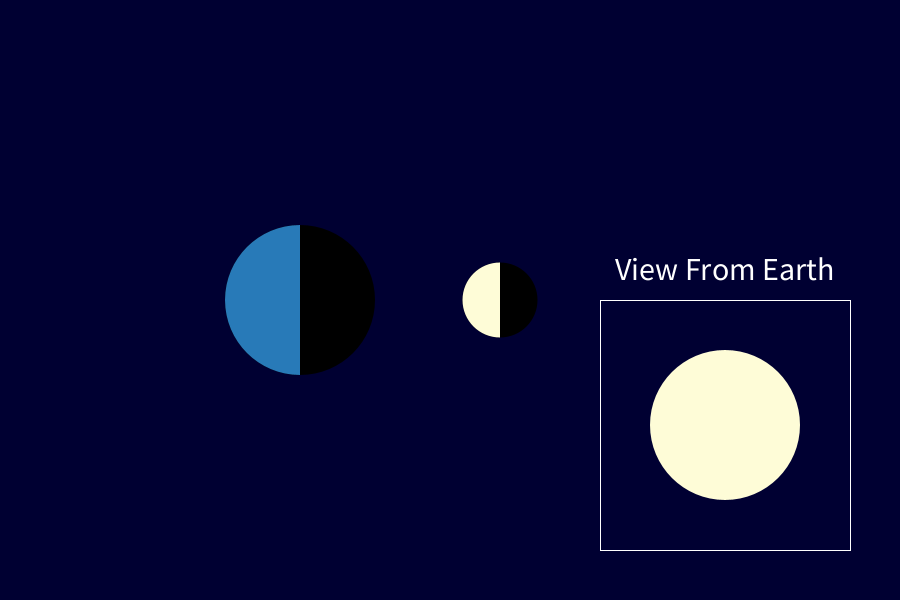
Frame 1 (no input)
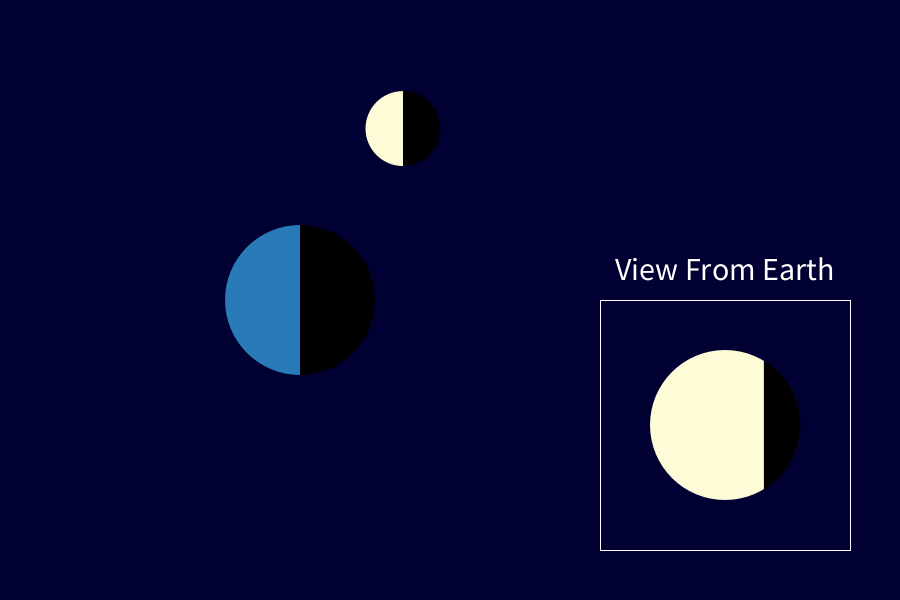
Frame 60 (the mouse pressed at the canvas centre just before this capture)
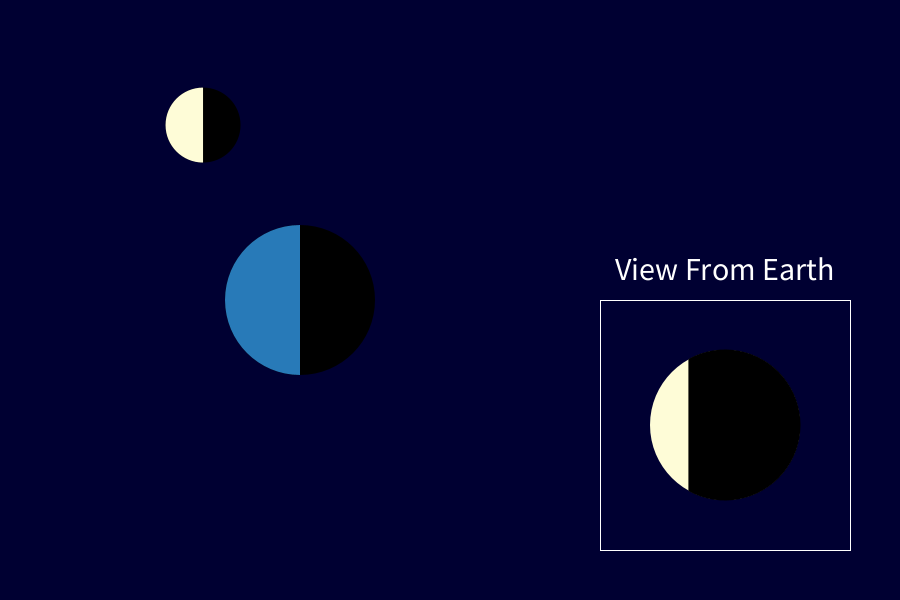
Frame 120 (the mouse held since frame 60 and released just before this capture)

The Processing sketch that drew these frames (run headless with seeded random() and noise(); from frame 60 on, the mouse is pressed at the canvas centre):

// Processing sketch: Moon_Phases
// ── Moon_Phases.pde

float moonX;
float moonY;
int thetaDeg = 0;
float thetaRad;
float radius = 200;
int moonViewFromEarthColor = 255;


void setup() {
  //frameRate(1);
  size(900, 600);

}


void draw() {
  clear();
  background(00, 0, 50);
  
  fill(0);
  noStroke();
  circle(300, 300, 150);
  
  fill(40, 122, 184);
  arc(300, 300, 150, 150, HALF_PI, 3 * HALF_PI, OPEN);
  
  noFill();
  stroke(255);
  square(600, 300, 250);
  
  thetaRad = (thetaDeg * PI) / 180;
  println(thetaRad);
  moonX = cos(thetaRad) * radius;
  moonY = -1 * sin(thetaRad) * radius;
  fill(0);
  noStroke();
  circle(moonX + 300, moonY + 300, 75);
    
  fill(254, 252, 215);
  arc(moonX + 300, moonY + 300, 75, 75, HALF_PI, 3 * HALF_PI, OPEN);


  
  if (thetaRad <= PI) {
  
  fill(254, 252, 215);
  noStroke();
  circle(600 + 250 / 2, 300 + 250 / 2, 150);
  
  
  fill(0);
  noStroke();
  arc(600 + 250 / 2, 300 + 250 / 2, 151, 151, -thetaRad, thetaRad, OPEN);
  }
  else {
  moonViewFromEarthColor = 0;
  
  fill(moonViewFromEarthColor);
  noStroke();
  circle(600 + 250 / 2, 300 + 250 / 2, 150);
  
  fill(254, 252, 215);
  noStroke();
  float thetaTemp = thetaRad - PI;
  arc(600 + 250 / 2, 300 + 250 / 2, 150, 150, -thetaTemp, thetaTemp, OPEN);
  }
  
  fill(255);
  textSize(32);
  text("View From Earth", 615, 280);
  
  thetaDeg++;
  
  if (thetaDeg == 360) {
    thetaDeg = 0;
  }
}
